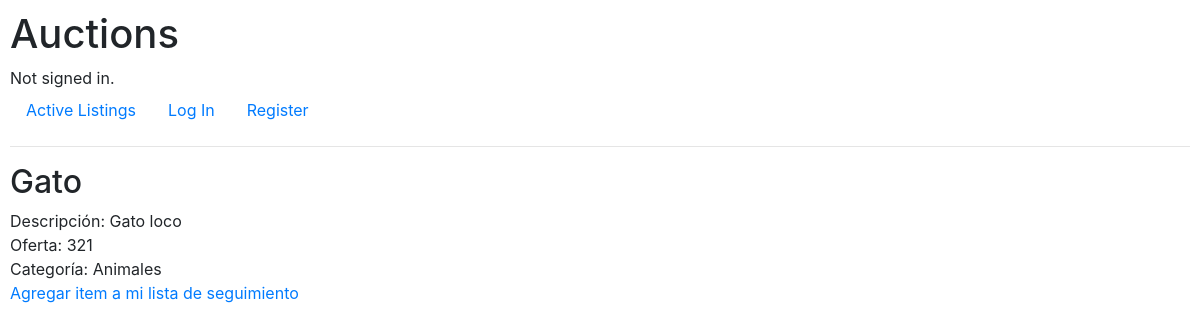
The app's page /listingpage/Gato with its own data.
### auctions/models.py (models this page shows, shortened)
class AuctionList(models.Model):
	user = models.CharField(max_length=64, default="", blank=True)
	auction = models.CharField(max_length=64)
	description = models.CharField(max_length=512, default="")
	img = models.ImageField(default=None, blank=True)
	oferta = models.IntegerField(default=0)
	categoria = models.CharField(max_length=64, default="")

### auctions/views.py (the view)
# urls.py: path("listingpage/<str:listing>", views.listingpage, name="listingpage")
def listingpage(request, listing):
    if request.method == "POST":
        print(lulukas)
        return HttpResponseNotFound("Watcheandola")
    else:
        publicacion = AuctionList.objects.get(auction__iexact=str(listing))
        seguimiento = Watchlist.objects.filter(user=request.user, auctionid=publicacion.id)
        print(f"Este es el seguimiento: {(seguimiento)}")
        return render(request, "auctions/listingpage.html", {
         "item":publicacion, "seguimiento":bool(seguimiento) })

### auctions/templates/auctions/listingpage.html
{% extends "auctions/layout.html" %}
{% block body %}
    <h2>{{ item.auction }}</h2>
    <tr>
		<td>Descripción: {{ item.description }}</td><br>
		<td>Oferta: {{ item.oferta }}</td><br>
		<td>Categoría: {{ item.categoria }}</td><br>
		{% if seguimiento is True %}
		<a href="{% url 'watchlist' item.id %}">Desagregar item de mi lista de seguimiento</a>
		{% else %}
		<a href="{% url 'watchlist' item.id %}">Agregar item a mi lista de seguimiento</a>
		{% endif %}
{% endblock %}

### auctions/static/auctions/styles.css (style rules this page uses)
body { padding: 10px; }

### records on screen
AuctionList: auction "Gato", description "Gato loco", oferta "321", categoria "Animales"
